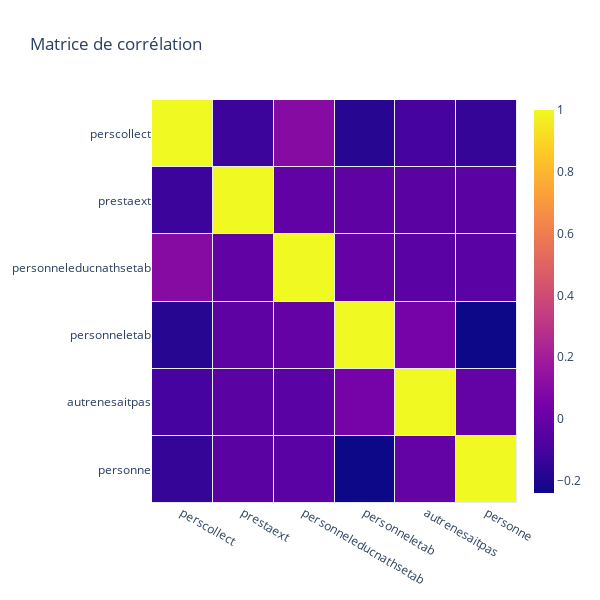

The notebook cell this image was saved under:
### Markdown cell above
On va maintenant créer la matrice de corrélation pour chercher les liens.

### Code cell
column_names = df_maintenance.columns

heat = go.Heatmap(
    z=df_maintenance.corr(),
    x=column_names,
    y=column_names,
    xgap=1,
    ygap=1,
    colorbar_thickness=20,
    colorbar_ticklen=3,
    hovertext=df_maintenance.corr(),
    hoverinfo='text'
)

layout = go.Layout(
    title='Matrice de corrélation',
    width=600,
    height=600,
    xaxis_showgrid=False,
    yaxis_showgrid=False,
    yaxis_autorange='reversed'
)

fig = go.Figure(data=[heat], layout=layout)
fig.show()

### Figure 1 — Plotly figure (JSON) as saved in the notebook; plotly's stock layout.template omitted (floating-point values rounded to 4 significant figures)
{"data": [{"colorbar": {"thickness": 20, "ticklen": 3}, "hoverinfo": "text", "hovertext": [[1, -0.1233, 0.09946, -0.1766, -0.09826, -0.1435], [-0.1233, 1, -0.01927, -0.0248, -0.03499, -0.03499], [0.09946, -0.01927, 1, -0.005391, -0.04009, -0.04009], [-0.1766, -0.0248, -0.005391, 1, 0.04943, -0.2397], [-0.09826, -0.03499, -0.04009, 0.04943, 1, -0.01185], [-0.1435, -0.03499, -0.04009, -0.2397, -0.01185, 1]], "type": "heatmap", "x": ["perscollect", "prestaext", "personneleducnathsetab", "personneletab", "autrenesaitpas", "personne"], "xgap": 1, "y": ["perscollect", "prestaext", "personneleducnathsetab", "personneletab", "autrenesaitpas", "personne"], "ygap": 1, "z": [[1, -0.1233, 0.09946, -0.1766, -0.09826, -0.1435], [-0.1233, 1, -0.01927, -0.0248, -0.03499, -0.03499], [0.09946, -0.01927, 1, -0.005391, -0.04009, -0.04009], [-0.1766, -0.0248, -0.005391, 1, 0.04943, -0.2397], [-0.09826, -0.03499, -0.04009, 0.04943, 1, -0.01185], [-0.1435, -0.03499, -0.04009, -0.2397, -0.01185, 1]]}], "layout": {"height": 600, "title": {"text": "Matrice de corrélation"}, "width": 600, "xaxis": {"showgrid": false}, "yaxis": {"autorange": "reversed", "showgrid": false}}}
